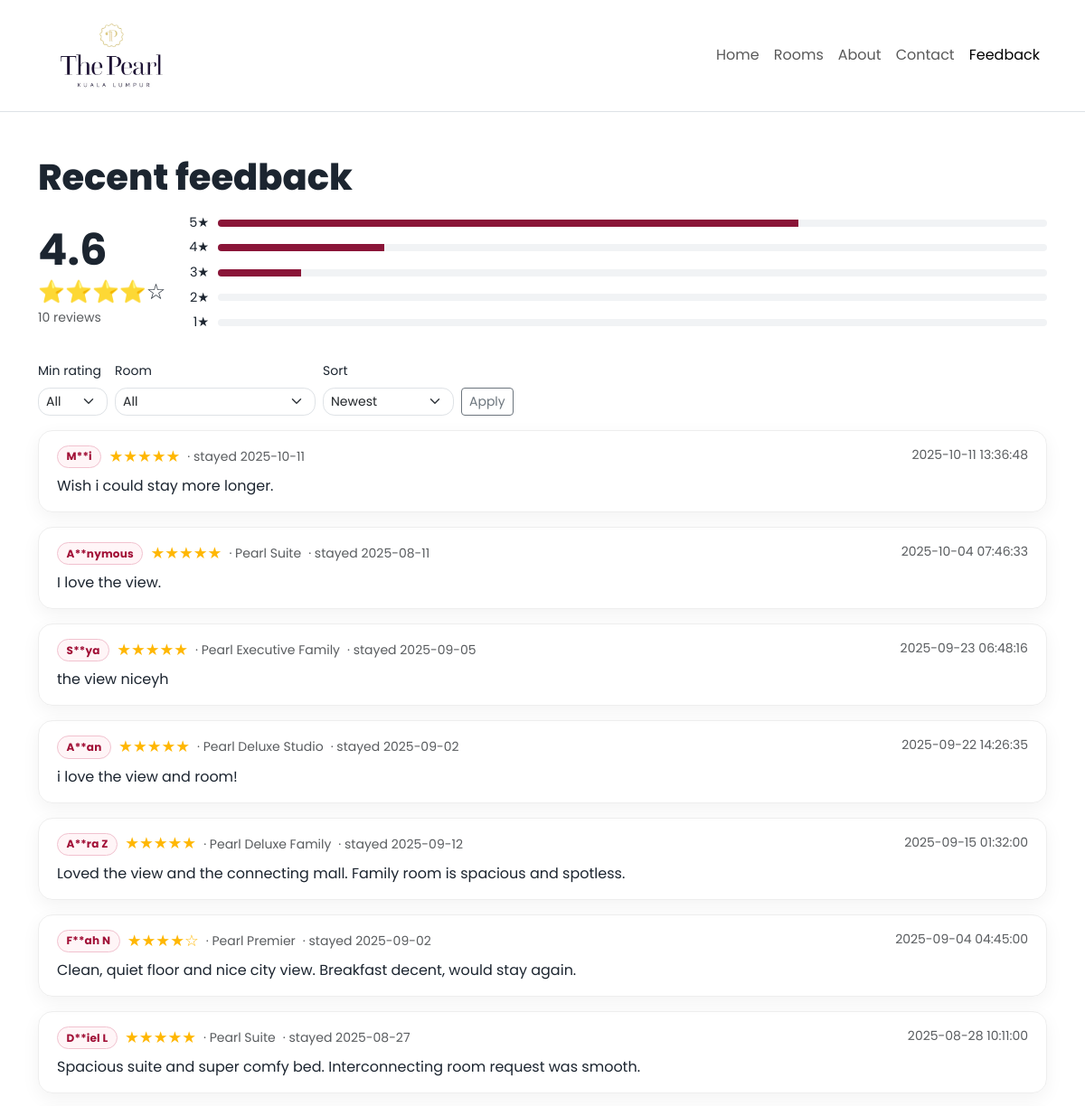
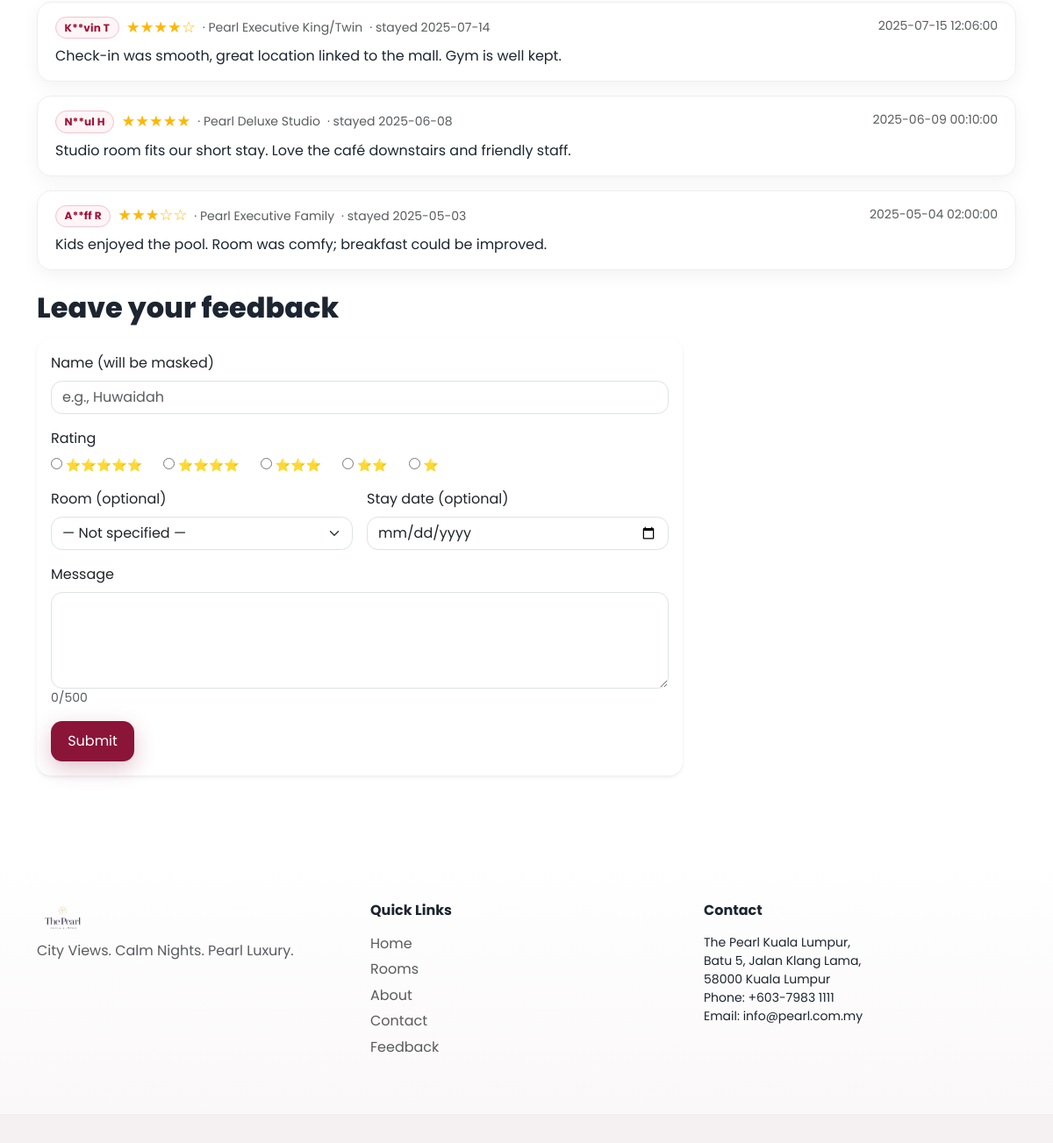
Page /feedback.php on the committed database (2 pictures, top to bottom).
### tables this page shows
CREATE TABLE `feedback` (
  `id` int(11) NOT NULL,
  `name` varchar(100) NOT NULL,
  `email` varchar(100) NOT NULL,
  `message` text NOT NULL,
  `created_at` timestamp NOT NULL DEFAULT current_timestamp(),
  `rating` tinyint(3) UNSIGNED DEFAULT NULL CHECK (`rating` between 1 and 5),
  `stay_date` date DEFAULT NULL,
  `room_id` int(11) DEFAULT NULL
);

CREATE TABLE `rooms` (
  `id` int(11) NOT NULL,
  `name` varchar(100) NOT NULL,
  `beds` varchar(50) NOT NULL,
  `size` varchar(50) NOT NULL,
  `price` decimal(10,2) NOT NULL,
  `image` varchar(255) NOT NULL,
  `total_rooms` int(11) DEFAULT 0
);

### feedback.php (the view, shortened to what this page needs)
<?php
include 'db.php';
$TB = 'feedback';
function mask_name($name){
  $name = trim($name);
  $len = strlen($name);
  if($len >= 4){ return substr($name,0,1) . '**' . substr($name,3); }
  return $name;
}
function h($s){ return htmlspecialchars((string)$s, ENT_QUOTES, 'UTF-8'); }
$min  = isset($_GET['min'])  ? (int)$_GET['min'] : 0;
$room = isset($_GET['room']) ? (int)$_GET['room'] : 0;
$sort = $_GET['sort'] ?? 'new';
$where=[]; $params=[]; $types='';
$whereSql = $where ? "WHERE ".implode(" AND ",$where) : "";
$orderSql = "ORDER BY created_at DESC";
$page=max(1,(int)($_GET['page']??1));
$perPage=10;
$offset=($page-1)*$perPage;
$cq = $conn->prepare("SELECT COUNT(*) c FROM $TB $whereSql");
$cq->execute();
$total=(int)($cq->get_result()->fetch_assoc()['c'] ?? 0);
$lq = $conn->prepare("SELECT id,name,message,created_at,rating,room_id,stay_date FROM $TB $whereSql $orderSql LIMIT ? OFFSET ?");
if($types){
  $types2=$types.'ii'; $params2=array_merge($params,[$perPage,$offset]);
  $lq->bind_param($types2,...$params2);
}else{
  $lq->bind_param('ii',$perPage,$offset);
}
$lq->execute();
$list=$lq->get_result();
$avg = $conn->query("SELECT ROUND(AVG(rating),1) AS avg, COUNT(*) AS cnt FROM $TB WHERE rating IS NOT NULL")->fetch_assoc();
$avgScore = $avg['avg'] ?? null;
$cnt=(int)($avg['cnt'] ?? 0);
$distRes = $conn->query("SELECT rating, COUNT(*) c FROM $TB WHERE rating IS NOT NULL GROUP BY rating");
$map = array_fill(1,5,0);
$totalRated = 0;
while($d = $distRes->fetch_assoc()){
  $map[(int)$d['rating']] = (int)$d['c'];
  $totalRated += (int)$d['c'];
}
?>
<!doctype html>
<html lang="en">
<head>
  <link href="https://cdn.jsdelivr.net/npm/bootstrap@5.3.3/dist/css/bootstrap.min.css" rel="stylesheet">
  <link rel="stylesheet" href="assets/css/styles.css">
  <link rel="stylesheet" href="assets/css/fancy.css">
</head>
<body>
<nav class="navbar navbar-expand-lg bg-white border-bottom sticky-top">
  <div class="container">
    <a class="navbar-brand d-flex align-items-center" href="index.php">
      <img src="assets/img/logo-pearl.png" alt="The Pearl Hotel" class="brand-logo">
    </a>
    <div class="collapse navbar-collapse" id="nav">
      <ul class="navbar-nav ms-auto">
        <li class="nav-item"><a class="nav-link" href="index.php">Home</a></li>
        <li class="nav-item"><a class="nav-link" href="rooms.php">Rooms</a></li>
        <li class="nav-item"><a class="nav-link" href="about.php">About</a></li>
        <li class="nav-item"><a class="nav-link" href="contact.php">Contact</a></li>
        <li class="nav-item"><a class="nav-link active" href="feedback.php">Feedback</a></li>
      </ul>
    </div>
  </div>
</nav>
<section class="container py-5">
  <h1 class="fw-800 mb-3">Recent feedback</h1>
  <?php if($avgScore): ?>
  <div class="row g-4 align-items-center mb-4">
    <div class="col-md-auto">
      <div class="display-5 fw-bold mb-0"><?= h($avgScore) ?></div>
      <div class="fs-4">
        <?php $full=(int)floor($avgScore); for($i=1;$i<=5;$i++) echo $i <= $full ? '⭐' : '☆'; ?>
      </div>
      <div class="text-muted small"><?= $cnt ?> reviews</div>
    </div>
    <div class="col-md">
      <?php for($i=5;$i>=1;$i--):
            $pct = $totalRated ? round($map[$i]*100/$totalRated) : 0; ?>
        <div class="bar-row">
          <span class="bar-label"><?= $i ?>★</span>
          <div class="bar-bg">
            <div class="bar-fg" style="width:<?= $pct ?>%"></div>
          </div>
        </div>
      <?php endfor; ?>
    </div>
  </div>
  <?php endif; ?>
  <form method="get" class="row g-2 align-items-end mb-3">
    <div class="col-auto">
      <label class="form-label small">Min rating</label>
      <select name="min" class="form-select form-select-sm">
        <option value="" <?= $min? '':'selected'?>>All</option>
      </select>
    </div>
    <div class="col-auto">
      <label class="form-label small">Room</label>
      <select name="room" class="form-select form-select-sm">
        <option value="" <?= $room? '':'selected'?>>All</option>
      </select>
    </div>
    <div class="col-auto">
      <label class="form-label small">Sort</label>
      <select name="sort" class="form-select form-select-sm">
        <option value="new"  <?= $sort==='new' ? 'selected':''; ?>>Newest</option>
      </select>
    </div>
    <div class="col-auto"><button class="btn btn-outline-secondary btn-sm">Apply</button></div>
  </form>
  <?php
  if($total===0){
    echo '<div class="alert alert-secondary">No feedback yet. Be the first!</div>';
  } else {
    while($row=$list->fetch_assoc()){
      $masked = mask_name($row['name'] ?: 'Anonymous');
      echo '<div class="feedback-card">';
      echo   '<div class="d-flex justify-content-between align-items-start">';
      echo     '<div class="d-flex align-items-center gap-2">';
      echo       '<span class="badge rounded-pill feedback-badge">'.h($masked).'</span>';
      if(!is_null($row['rating'])){ echo '<span class="star">'; for($i=1;$i<=5;$i++) echo $i<=$row['rating']?'★':'☆'; echo '</span>'; }
      if($row['room_id']){ $rn=$conn->query("SELECT name FROM rooms WHERE id=".(int)$row['room_id'])->fetch_assoc()['name'] ?? null; if($rn) echo '<span class="small text-muted">· '.h($rn).'</span>'; }
      if($row['stay_date']){ echo '<span class="small text-muted">· stayed '.h($row['stay_date']).'</span>'; }
      echo     '</div>';
      echo     '<small class="text-muted">'.h($row['created_at']).'</small>';
      echo   '</div>';
      echo   '<p class="mb-0 mt-2">'.nl2br(h($row['message'])).'</p>';
      echo '</div>';
    }
  }
  ?>
  <h2 class="fw-800 mb-3">Leave your feedback</h2>
  <div class="row">
    <div class="col-lg-8">
      <div class="card shadow-sm rounded-4">
        <div class="card-body">
          <form method="post" novalidate>
            <div class="mb-3">
              <label class="form-label">Name (will be masked)</label>
              <input type="text" name="name" class="form-control" placeholder="e.g., Huwaidah">
            </div>
            <div class="mb-3">
              <label class="form-label">Rating</label>
              <div class="d-flex gap-3 small">
                <?php for($i=5;$i>=1;$i--): ?>
                  <label class="me-2"><input type="radio" name="rating" value="<?= $i ?>"> <?= str_repeat('⭐',$i) ?></label>
                <?php endfor; ?>
              </div>
            </div>
            <div class="row g-3">
              <div class="col-md-6">
                <label class="form-label">Room (optional)</label>
                <select name="room_id" class="form-select">
                  <option value="">— Not specified —</option>
                </select>
              </div>
              <div class="col-md-6">
                <label class="form-label">Stay date (optional)</label>
                <input type="date" name="stay_date" class="form-control">
              </div>
            </div>
            <div class="mb-3 mt-3">
              <label class="form-label">Message</label>
              <textarea name="message" class="form-control" rows="4" maxlength="500" oninput="ccount(this)" required></textarea>
              <div class="text-muted small"><span id="cc">0</span>/500</div>
            </div>
            <button class="btn btn-brand" type="submit">Submit</button>
          </form>
        </div>
      </div>
    </div>
  </div>
</section>
<footer class="site-footer">
  <div class="container py-5">
    <div class="row g-4">
      <div class="col-md-4">
        <a href="index.php" class="d-inline-flex align-items-center mb-2 text-decoration-none">
          <img src="assets/img/logo-pearl.png" alt="The Pearl Hotel" class="footer-logo">
        </a>
        <p class="text-muted mb-0">City Views. Calm Nights. Pearl Luxury.</p>
      </div>
      <div class="col-6 col-md-4">
        <h6 class="fw-bold mb-3">Quick Links</h6>
        <ul class="list-unstyled footer-links">
          <li><a href="index.php">Home</a></li>
          <li><a href="rooms.php">Rooms</a></li>
          <li><a href="about.php">About</a></li>
          <li><a href="contact.php">Contact</a></li>
          <li><a href="feedback.php">Feedback</a></li>
        </ul>
      </div>
      <div class="col-6 col-md-4">
        <h6 class="fw-bold mb-3">Contact</h6>
        <ul class="list-unstyled small mb-0">
          <li>The Pearl Kuala Lumpur,<br>Batu 5, Jalan Klang Lama,<br>58000 Kuala Lumpur</li>
          <li>Phone: +603-7983 1111</li>
          <li>Email: info@pearl.com.my</li>
        </ul>
      </div>
    </div>
  </div>
  <div class="footer-bottom py-3">
  </div>
</footer>
</body>
</html>

### assets/css/styles.css (style rules this page uses)
.navbar-brand img, .navbar .brand-logo { height: 100px !important; max-height: none !important; width: auto !important; display: block; }
.navbar { padding-top: .4rem; padding-bottom: .4rem; min-height: 104px; }
.site-footer { background: linear-gradient(180deg, #ffffff 0%, #faf7f8 100%); position: relative; }
.footer-logo { height:36px; width: auto; }
.footer-links li { margin-bottom:.35rem; }
.footer-links a, .footer-link { color:#5b5b5b; text-decoration:none; }
.footer-bottom { background:#f5f1f3; border-top:1px solid #eee; }

### assets/css/fancy.css (style rules this page uses)
:root { --brand:#8a1538; --brand-2:#b02a4a; --ink:#1c2530; --soft:#f7f5f6; }
body { font-family:Poppins, system-ui, -apple-system, Segoe UI, Arial, sans-serif; color:var(--ink); }
.fw-800 { font-weight:800; }
.brand-logo { height:42px; width:auto; }
.btn-brand { background:var(--brand); color:#fff; border:none; padding:.7rem 1.2rem; border-radius:.8rem; box-shadow:0 .5rem 1.5rem rgba(138,21,56,.25); }
.card.rounded-4 { border:0; box-shadow:0 12px 30px rgba(0,0,0,.06); }
.form-control, .form-select { border-radius:.8rem; }

### feedback.php (style rules this page uses)
body { font-family:'Poppins',sans-serif; }
.brand-logo { height:40px;width:auto; }
.feedback-card { border:1px solid #eee;border-radius:1rem;padding:1rem 1.25rem;box-shadow:0 6px 20px rgba(0,0,0,.05); }
.feedback-card+.feedback-card { margin-top:1rem; }
.feedback-badge { background:#fff5f7;border:1px solid #f1c2cf;color:#a10f36;font-weight:700;padding:.35rem .6rem;border-radius:9999px;letter-spacing:.2px; }
.star { color:#ffb703;font-size:1.1rem;line-height:1; }
.bar-row { display:flex;align-items:center;gap:10px;margin-bottom:6px; }
.bar-label { width:24px;text-align:right;font-size:.9rem; }
.bar-bg { flex:1;height:8px;border-radius:999px;background:#f1f3f5;overflow:hidden; }
.bar-fg { height:8px;background:#8a1538; }
.site-footer { background:linear-gradient(180deg,#fff 0%,#faf7f8 100%);margin-top:3rem; }
.footer-logo { height:36px;width:auto; }
.footer-links li { margin-bottom:.35rem; }
.footer-links a,.footer-link { color:#5b5b5b;text-decoration:none; }
.footer-bottom { background:#f5f1f3;border-top:1px solid #eee; }

### rows in the picture
feedback: name "M**i", rating 5 (drawn), stay_date "2025-10-11", created_at "2025-10-11 13:36:48", message "Wish i could stay more longer."
feedback: name "A**nymous", rating 5 (drawn), room.name "Pearl Suite", stay_date "2025-08-11", created_at "2025-10-04 07:46:33", message "I love the view."
feedback: name "S**ya", rating 5 (drawn), room.name "Pearl Executive Family", stay_date "2025-09-05", created_at "2025-09-23 06:48:16", message "the view niceyh"
feedback: name "A**an", rating 5 (drawn), room.name "Pearl Deluxe Studio", stay_date "2025-09-02", created_at "2025-09-22 14:26:35", message "i love the view and room!"
feedback: name "A**ra Z", rating 5 (drawn), room.name "Pearl Deluxe Family", stay_date "2025-09-12", created_at "2025-09-15 01:32:00", message "Loved the view and the connecting mall. Family room is spacious and spotless."
feedback: name "F**ah N", rating 4 (drawn), room.name "Pearl Premier", stay_date "2025-09-02", created_at "2025-09-04 04:45:00", message "Clean, quiet floor and nice city view. Breakfast decent, would stay again."
feedback: name "D**iel L", rating 5 (drawn), room.name "Pearl Suite", stay_date "2025-08-27", created_at "2025-08-28 10:11:00", message "Spacious suite and super comfy bed. Interconnecting room request was smooth."
feedback: name "K**vin T", rating 4 (drawn), room.name "Pearl Executive King/Twin", stay_date "2025-07-14", created_at "2025-07-15 12:06:00", message "Check-in was smooth, great location linked to the mall. Gym is well kept."
feedback: name "N**ul H", rating 5 (drawn), room.name "Pearl Deluxe Studio", stay_date "2025-06-08", created_at "2025-06-09 00:10:00", message "Studio room fits our short stay. Love the café downstairs and friendly staff."
feedback: name "A**ff R", rating 3 (drawn), room.name "Pearl Executive Family", stay_date "2025-05-03", created_at "2025-05-04 02:00:00", message "Kids enjoyed the pool. Room was comfy; breakfast could be improved."

### other values in the picture
$avgScore "4.6"
$cnt "10"
str_repeat('⭐',$i) "⭐⭐⭐⭐⭐"
str_repeat('⭐',$i) "⭐⭐⭐⭐"
str_repeat('⭐',$i) "⭐⭐⭐"
str_repeat('⭐',$i) "⭐⭐"
str_repeat('⭐',$i) "⭐"
